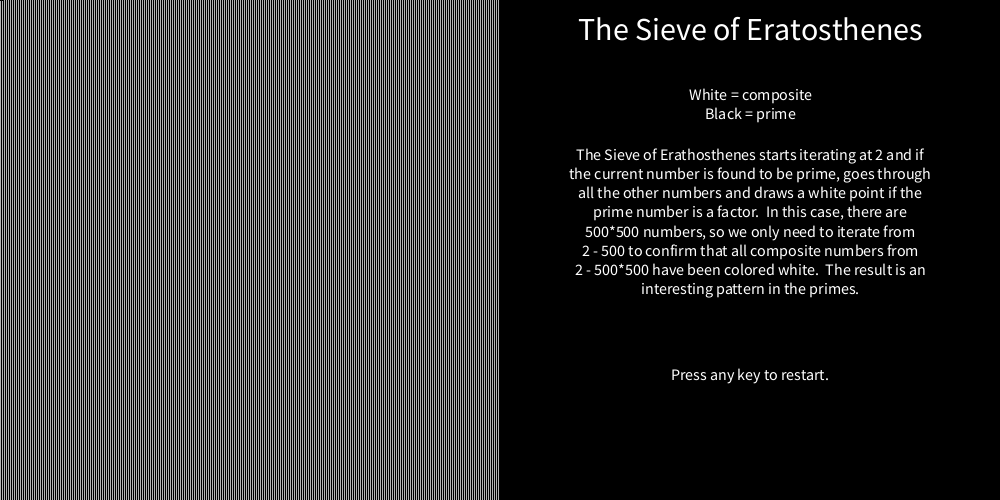
Frame 1 (no input)
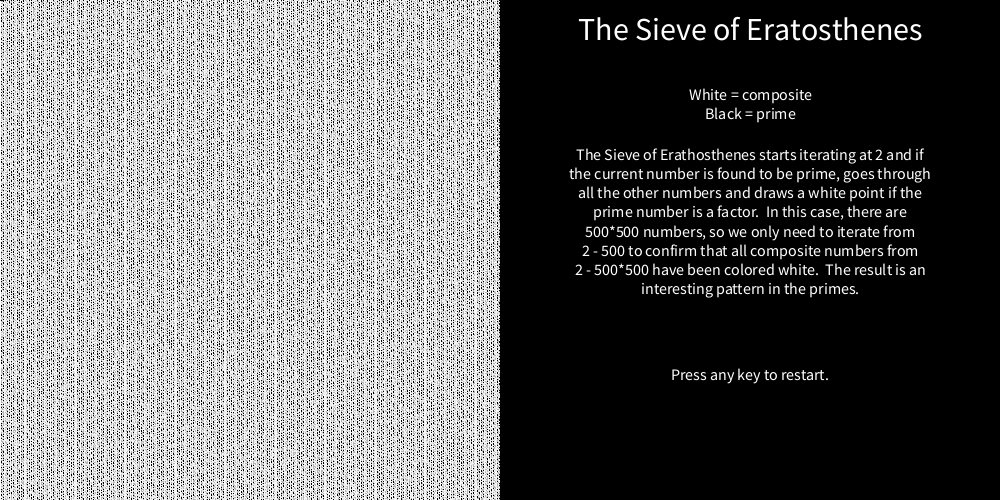
Frame 60 (the mouse pressed at the canvas centre just before this capture)
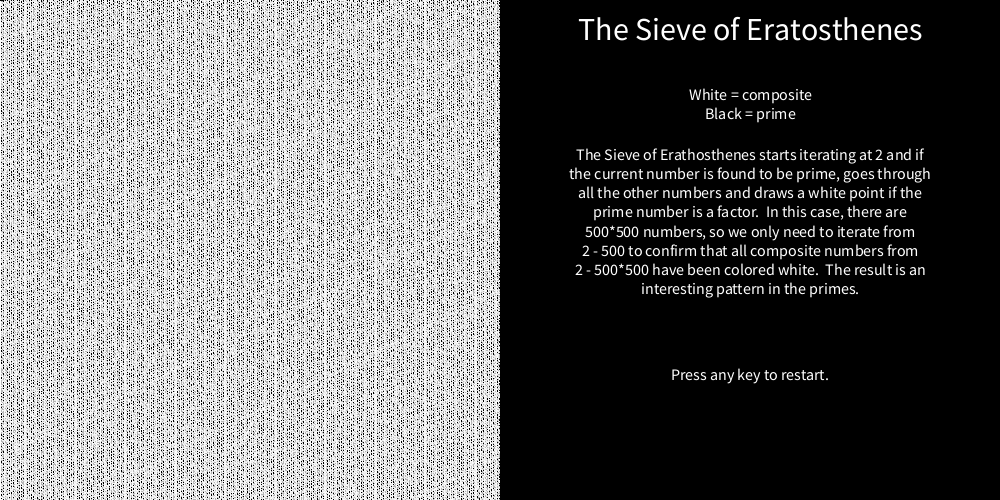
Frame 120 (the mouse held since frame 60 and released just before this capture)

The Processing sketch that drew these frames (run headless with seeded random() and noise(); from frame 60 on, the mouse is pressed at the canvas centre):

// Processing sketch: processing_173413
// ── processing_173413.pde

int drawWidth = 500;
void setup() {
  size(1000, 500);
  background(0);
  stroke(255);
  textAlign(CENTER);
  textSize(32);
  text("The Sieve of Eratosthenes", 750, 40);
  textSize(16);
  text("White = composite\nBlack = prime", 750, 100);
  text("The Sieve of Erathosthenes starts iterating at 2 and " +
    "if\nthe current number is found to be prime, goes through\nall " +
    "the other numbers and draws a white point if the\nprime number" +
    " is a factor.  In this case, there are\n500*500 numbers, so we" +
    " only need to iterate from\n2 - 500 to confirm that all " + 
    "composite numbers from\n2 - 500*500 have been colored white. " +
    " The result is an\ninteresting pattern in the primes.", 750, 160);
  text("Press any key to restart.", 750, 380);
}

void drawInfo() {
  textSize(32);
  text("The Sieve of Eratosthenes", 750, 40);
  textSize(16);
  text("White = composite\nBlack = prime", 750, 100);
  text("The Sieve of Erathosthenes starts iterating at 2 and " +
    "if\nthe current number is found to be prime, goes through\nall " +
    "the other numbers and draws a white point if the\nprime number" +
    " is a factor.  In this case, there are\n500*500 numbers, so we" +
    " only need to iterate from\n2 - 500 to confirm that all " + 
    "composite numbers from\n2 - 500*500 have been colored white. " +
    " The result is an\ninteresting pattern in the primes.", 750, 160);
  
  text("Press any key to restart.", 750, 380);
}

int row = 0;
int col = 2; 
void draw() {
  if (keyPressed) {
    row = 0;
    col = 2;
    clear();
    drawInfo();
  }

  int num = row*drawWidth + col;
  if (num <= Math.sqrt(drawWidth*height)) {
    if (isPrime(num)) {  

      int x = (col+1) == drawWidth ? 0 : col + 1;
      int y = (col+1) == drawWidth ? row + 1 : row;

      // find what num divides
      for (int i = num+1; i < drawWidth*height; i++) {
        // Make sure it hasn't already been found composite
        // and then check
        if (i % num == 0) {
          point(x, y);
        }
        // Control point variables
        if (x + 1 == drawWidth) {
          y++;
          x = 0;
        } else {
          x++;
        }
      }
      // println(num);
    }
  } else {
    textSize(22);
    text("Done", 750, 430);
  }

  if (col+1 == drawWidth) {
    row++;
    col = 0;
  } else {
    col++;
  }
}

boolean isPrime(int num) {
  for (int i = 2; i*i < num; i++) {
    if (num % i == 0) {
      return false;
    }
  }
  return true;
}
